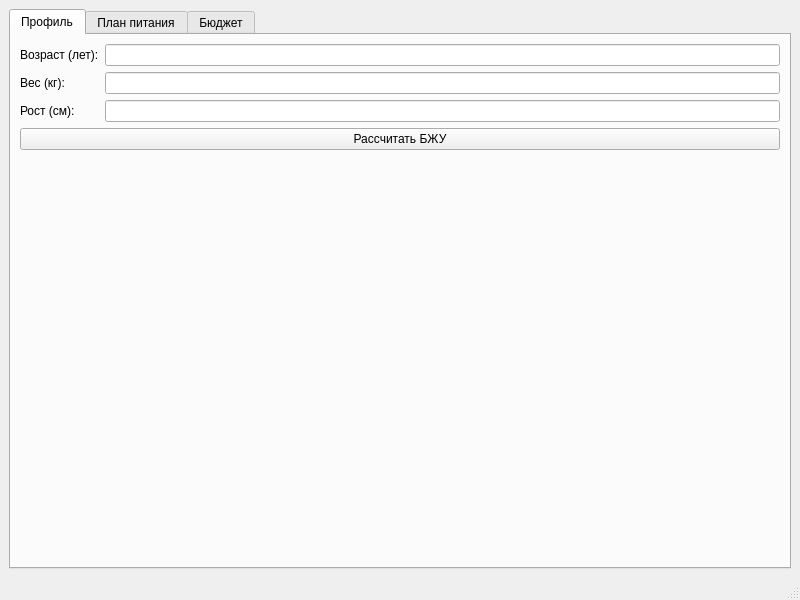
<?xml version="1.0" encoding="UTF-8"?>
<ui version="4.0">
 <class>MainWindow</class>
 <widget class="QMainWindow" name="MainWindow">
  <property name="geometry">
   <rect>
    <x>0</x>
    <y>0</y>
    <width>800</width>
    <height>600</height>
   </rect>
  </property>
  <property name="windowTitle">
   <string>SmartDiet</string>
  </property>
  <widget class="QWidget" name="centralwidget">
   <layout class="QVBoxLayout" name="mainLayout">
    <item>
     <widget class="QTabWidget" name="tabWidget">
      <property name="currentIndex">
       <number>0</number>
      </property>
      <!-- ВКЛАДКА ПРОФИЛЬ -->
      <widget class="QWidget" name="tabProfile">
       <attribute name="title">
        <string>Профиль</string>
       </attribute>
       <layout class="QVBoxLayout" name="profileLayout">
        <item>
         <layout class="QFormLayout" name="profileForm">
          <item row="0" column="0">
           <widget class="QLabel" name="ageLabel">
            <property name="text">
             <string>Возраст (лет):</string>
            </property>
           </widget>
          </item>
          <item row="0" column="1">
           <widget class="QLineEdit" name="ageInput"/>
          </item>
          <item row="1" column="0">
           <widget class="QLabel" name="weightLabel">
            <property name="text">
             <string>Вес (кг):</string>
            </property>
           </widget>
          </item>
          <item row="1" column="1">
           <widget class="QLineEdit" name="weightInput"/>
          </item>
          <item row="2" column="0">
           <widget class="QLabel" name="heightLabel">
            <property name="text">
             <string>Рост (см):</string>
            </property>
           </widget>
          </item>
          <item row="2" column="1">
           <widget class="QLineEdit" name="heightInput"/>
          </item>
         </layout>
        </item>
        <item>
         <widget class="QPushButton" name="calculateBtn">
          <property name="text">
           <string>Рассчитать БЖУ</string>
          </property>
         </widget>
        </item>
        <item>
         <widget class="QLabel" name="resultLabel">
          <property name="text">
           <string/>
          </property>
          <property name="wordWrap">
           <bool>true</bool>
          </property>
         </widget>
        </item>
        <item>
         <spacer name="profileSpacer">
          <property name="orientation">
           <enum>Qt::Vertical</enum>
          </property>
          <property name="sizeHint" stdset="0">
           <size>
            <width>20</width>
            <height>40</height>
           </size>
          </property>
         </spacer>
        </item>
       </layout>
      </widget>
      <!-- ВКЛАДКА ПЛАН ПИТАНИЯ -->
      <widget class="QWidget" name="tabPlan">
       <attribute name="title">
        <string>План питания</string>
       </attribute>
       <layout class="QVBoxLayout" name="planLayout">
        <item>
         <widget class="QPushButton" name="generateBtn">
          <property name="text">
           <string>Сгенерировать план</string>
          </property>
         </widget>
        </item>
        <item>
         <widget class="QTableWidget" name="planTable"/>
        </item>
        <item>
         <widget class="QLabel" name="planStatusLabel">
          <property name="text">
           <string/>
          </property>
          <property name="wordWrap">
           <bool>true</bool>
          </property>
         </widget>
        </item>
       </layout>
      </widget>
      <!-- ВКЛАДКА БЮДЖЕТ -->
      <widget class="QWidget" name="tabBudget">
       <attribute name="title">
        <string>Бюджет</string>
       </attribute>
       <layout class="QVBoxLayout" name="budgetLayout">
        <item>
         <layout class="QFormLayout" name="budgetForm">
          <item row="0" column="0">
           <widget class="QLabel" name="goalNameLabel">
            <property name="text">
             <string>Цель:</string>
            </property>
           </widget>
          </item>
          <item row="0" column="1">
           <widget class="QLineEdit" name="goalNameInput"/>
          </item>
          <item row="1" column="0">
           <widget class="QLabel" name="goalAmountLabel">
            <property name="text">
             <string>Сумма цели (₽):</string>
            </property>
           </widget>
          </item>
          <item row="1" column="1">
           <widget class="QLineEdit" name="goalAmountInput"/>
          </item>
          <item row="2" column="0">
           <widget class="QLabel" name="incomeLabel">
            <property name="text">
             <string>Доход в месяц (₽):</string>
            </property>
           </widget>
          </item>
          <item row="2" column="1">
           <widget class="QLineEdit" name="incomeInput"/>
          </item>
          <item row="3" column="0">
           <widget class="QLabel" name="foodBudgetLabel">
            <property name="text">
             <string>Бюджет на еду в день (₽):</string>
            </property>
           </widget>
          </item>
          <item row="3" column="1">
           <widget class="QLineEdit" name="foodBudgetInput"/>
          </item>
         </layout>
        </item>
        <item>
         <widget class="QPushButton" name="budgetCalcBtn">
          <property name="text">
           <string>Рассчитать бюджет</string>
          </property>
         </widget>
        </item>
        <item>
         <widget class="QLabel" name="budgetResultLabel">
          <property name="text">
           <string/>
          </property>
          <property name="wordWrap">
           <bool>true</bool>
          </property>
         </widget>
        </item>
        <item>
         <widget class="QProgressBar" name="budgetProgressBar">
          <property name="value">
           <number>0</number>
          </property>
         </widget>
        </item>
        <item>
         <widget class="QLabel" name="budgetProgressLabel">
          <property name="text">
           <string/>
          </property>
         </widget>
        </item>
        <item>
         <spacer name="budgetSpacer">
          <property name="orientation">
           <enum>Qt::Vertical</enum>
          </property>
          <property name="sizeHint" stdset="0">
           <size>
            <width>20</width>
            <height>40</height>
           </size>
          </property>
         </spacer>
        </item>
       </layout>
      </widget>
     </widget>
    </item>
   </layout>
  </widget>
  <widget class="QMenuBar" name="menubar">
   <property name="geometry">
    <rect>
     <x>0</x>
     <y>0</y>
     <width>800</width>
     <height>23</height>
    </rect>
   </property>
  </widget>
  <widget class="QStatusBar" name="statusbar"/>
 </widget>
 <resources/>
 <connections/>
</ui>
